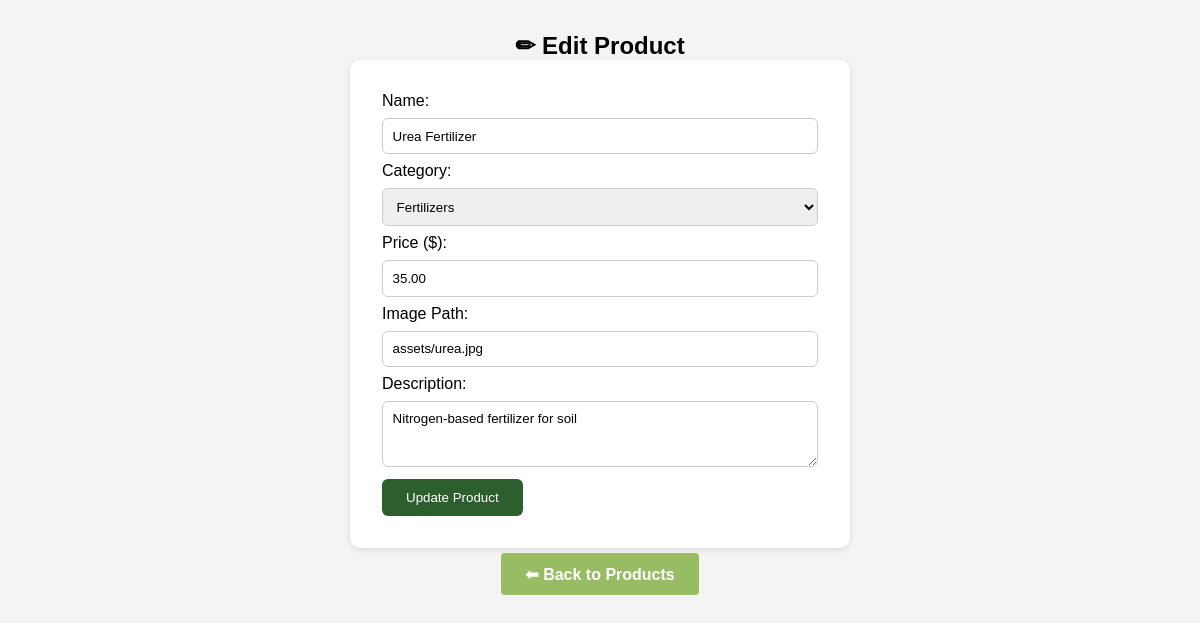
The app's page /edit_product.php?id=2 (signed in) with its own data.
### tables this page shows
CREATE TABLE `products` (
  `id` int(11) NOT NULL,
  `name` varchar(100) DEFAULT NULL,
  `category` varchar(50) DEFAULT NULL,
  `price` decimal(10,2) DEFAULT NULL,
  `image` varchar(255) DEFAULT NULL,
  `description` text DEFAULT NULL
);

### edit_product.php (the view, shortened to what this page needs)
<?php
include 'db_connect.php';
$product = null;
if (isset($_GET['id'])) {
  $id = intval($_GET['id']);
  $stmt = $conn->prepare("SELECT * FROM products WHERE id = ?");
  $stmt->bind_param("i", $id);
  $stmt->execute();
  $result = $stmt->get_result();
  if ($result->num_rows === 1) {
    $product = $result->fetch_assoc();
  } else {
    die("Product not found.");
  }
} else {
  die("Invalid request.");
}
?>
<!DOCTYPE html>
<html lang="en">
<head>
  <link rel="stylesheet" href="assets/css/style.css">
</head>
<body>
  <h2 style="text-align:center;">✏ Edit Product</h2>
  <?php if ($product): ?>
  <form method="POST">
    <label>Name:</label>
    <input type="text" name="name" value="<?= htmlspecialchars($product['name']) ?>" required>
    <label>Category:</label>
    <select name="category" required>
      <option value="fertilizers" <?= $product['category']=='fertilizers'?'selected':'' ?>>Fertilizers</option>
    </select>
    <label>Price ($):</label>
    <input type="number" step="0.01" name="price" value="<?= htmlspecialchars($product['price']) ?>" required>
    <label>Image Path:</label>
    <input type="text" name="image" value="<?= htmlspecialchars($product['image']) ?>" required>
    <label>Description:</label>
    <textarea name="description" rows="3" required><?= htmlspecialchars($product['description']) ?></textarea>
    <button type="submit">Update Product</button>
  </form>
  <?php endif; ?>
  <div style="text-align:center; margin-top:1rem;">
    <a href="manage_products.php" class="btn">⬅ Back to Products</a>
  </div>
</body>
</html>

### assets/css/style.css (style rules this page uses)
* { margin: 0; padding: 0; box-sizing: border-box; font-family: "Poppins", sans-serif; }
.btn { background: #97bc62; color: white; padding: 0.8rem 1.5rem; border-radius: 4px; text-decoration: none; font-weight: 600; }

### edit_product.php (style rules this page uses)
body { font-family:Poppins,sans-serif; padding:2rem; background:#f4f4f4; }
form { background:white; padding:2rem; border-radius:10px; max-width:500px; margin:auto; box-shadow:0 2px 6px rgba(0,0,0,0.1); }
input, textarea, select { width:100%; padding:0.6rem; margin:0.5rem 0; border:1px solid #ccc; border-radius:6px; }
button { background:#2c5f2d; color:white; border:none; padding:0.7rem 1.5rem; border-radius:6px; cursor:pointer; }

### records on screen
products: name "Urea Fertilizer", category "Fertilizers", price "35.00", image "assets/urea.jpg", description "Nitrogen-based fertilizer for soil"
